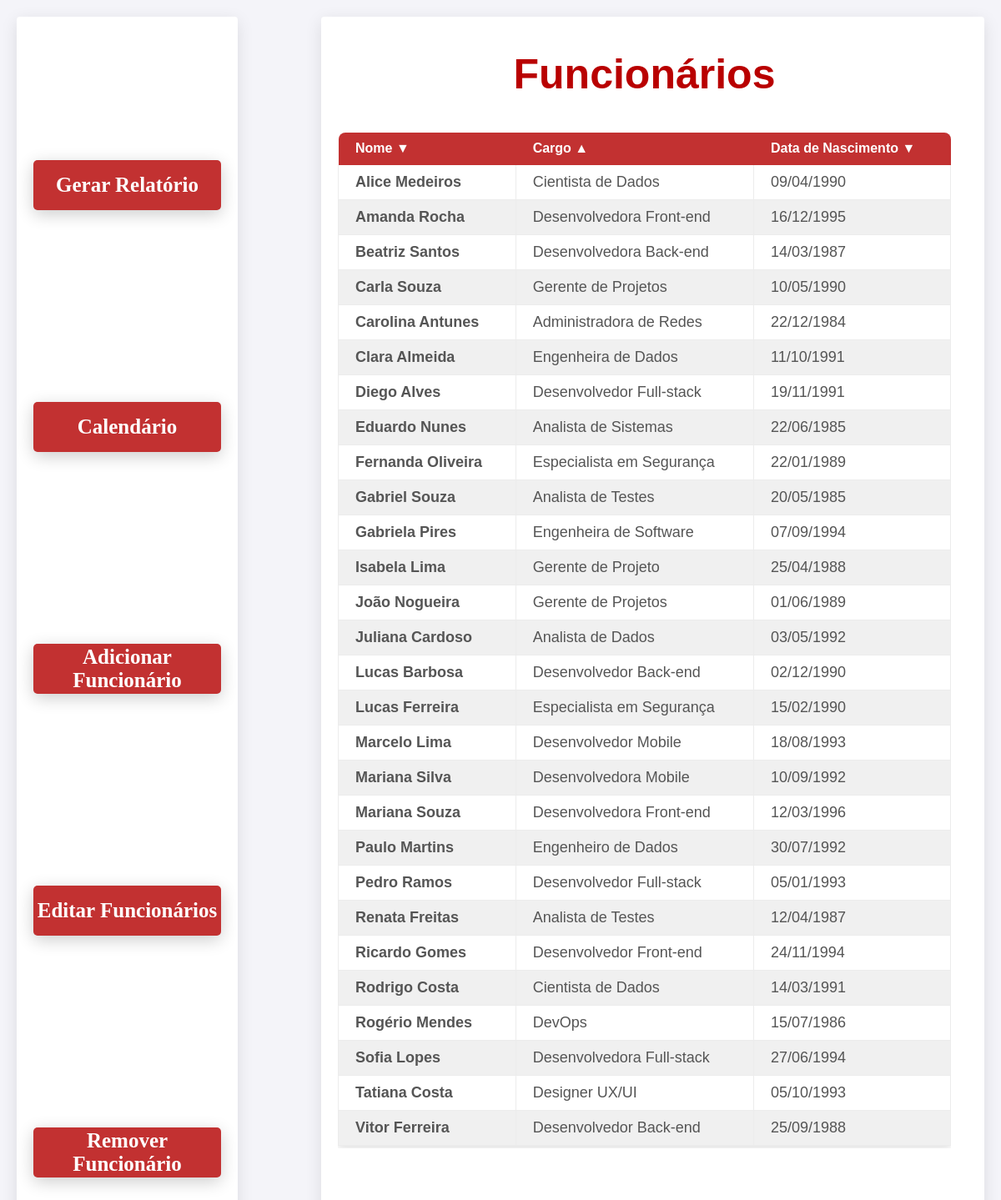
The page /main/ (signed in) on the database its author committed.
### app/models.py (models this page shows)
class Funcionario(models.Model):
    nome = models.CharField(max_length=100)
    cargo = models.CharField(max_length=50)
    data_nascimento = models.DateField()
    skills = models.ManyToManyField(Skill, blank=True)  # Relacionamento ManyToMany com Skill
    def __str__(self):
        return self.nome

### app/views.py (the view)
# urls.py: path('main/', views.lista_funcionarios, name='main'),  # Corrigido para lista_funcionarios
@login_required(login_url='login')
def lista_funcionarios(request):
    funcionarios = Funcionario.objects.all()
    print(funcionarios)
    return render(request, 'main.html', {'funcionarios': funcionarios})

### app/templates/main.html (shortened to what this page needs)
{% extends 'layout.html'%}
{% load static %}
{% block extrahead %}
    <link rel="stylesheet" href="{% static 'app/css/main.css' %}">
{% endblock %}
{% block content %}
    <div class="mainContainer">
        <div class="leftContainer">
            <div class="actions">
                <button class="reportBtn" onclick="location.href='{% url 'relatorio_dinamico' %}'">
                    Gerar Relatório
                </button>
                <button class="calendarBtn" onclick="location.href='{% url 'calendario' %}'">
                    Calendário
                </button>
                <button class="addBtn">
                    Adicionar Funcionário
                </button>
                <button class="editBtn">
                    Editar Funcionários
                </button>
                <button class="deleteBtn">
                    Remover Funcionário
                </button>
            </div>
        </div>
        <div class="rightContainer">
            <h1>Funcionários</h1>
            <div class="divTabela">
                <table id="funcionariosTabela" class="funcionariosNomes">
                    <thead>
                        <tr>
                            <th id="th1" onclick="sortTable(0, 'th1')">Nome &#9660;</th>
                            <th id="th2" onclick="sortTable(1, 'th2')">Cargo &#9650;</th>
                            <th id="th3" onclick="sortTable(2, 'th3')">Data de Nascimento &#9660;</th>
                        </tr>
                    </thead>
                    <tbody>
                        {% for funcionario in funcionarios %}
                        <tr class="funcionarioOuterDiv" onclick="window.location='{% url 'funcionario_detail' funcionario.id %}'">
                            <td class="infoUser">{{ funcionario.nome }}</td>
                            <td class="infoUser">{{ funcionario.cargo }}</td>
                            <td class="infoUser">{{ funcionario.data_nascimento|date:"d/m/Y" }}</td>
                        </tr>
                        {% endfor %}
                    </tbody>
                </table>
            </div>
        </div>
    </div>
{% endblock %}

### app/static/app/css/main.css (style rules this page uses)
* { margin: 0; padding: 0; box-sizing: border-box; }
body { font-family: 'Arial', sans-serif; background-color: #f4f4f9; color: #333; display: flex; justify-content: center; margin: 0; }
.mainContainer { display: grid; grid-template-columns: 1fr 3fr; column-gap: 100px; width: 100%; height: 100vh; padding: 20px; }
.leftContainer { display: flex; flex-direction: column; align-items: center; justify-content: center; width: 100%; border-radius: 4px; padding: 20px; background-color: white; box-shadow: 0 5px 20px rgba(0, 0, 0, 0.1); }
.actions { display: flex; flex-direction: column; justify-content: space-between; height: 80%; width: 100%; }
button { background-color: #c23131; font-weight: bold; font-size: 25px; width: 100%; height: 60px; font-family: Calibri; color: white; border: none; border-radius: 5px; cursor: pointer; box-shadow: 0 5px 20px rgba(0, 0, 0, 0.2); transition: 0.3s; }
.rightContainer { width: 100%; min-height: 70vh; border-radius: 4px; max-width: 1200px; background-color: white; box-shadow: 0 5px 20px rgba(0, 0, 0, 0.1); padding: 20px 40px 20px 20px; text-align: center; }
.divTabela { height: 80%; overflow-y: scroll; }
.rightContainer h1 { margin: 20px 0 40px 0; font-weight: bold; font-size: 50px; color: #b90000; }
.funcionariosNomes { width: 100%; border-collapse: collapse; margin-bottom: 30px; box-shadow: 0 0 10px rgba(0, 0, 0, 0.2); }
.funcionariosNomes thead th { background-color: #c23131; color: #ffffff; border-color: transparent; transition: .2s; }
.funcionariosNomes thead th:first-child { border-radius: 8px 0 0 0; }
.funcionariosNomes thead th:last-child { border-radius: 0 8px 0 0; }
.funcionariosNomes th, .funcionariosNomes td { padding: 10px 20px; text-align: left; border: 1px solid #ececec; }
.funcionariosNomes th { background-color: #f0f0f0; font-weight: bold; }
.funcionariosNomes tr:nth-child(even) { background-color: #f0f0f0; }
.funcionariosNomes tr:nth-child(odd) { background-color: #ffffff; }
.funcionarioOuterDiv { text-decoration: none; color: inherit; }
.infoUser { font-size: 18px; color: #555; }
.infoUser:first-child { font-weight: bold; }

### rows shown on the page
Funcionario: nome "Mariana Souza", cargo "Desenvolvedora Front-end", data_nascimento "12/03/1996"
Funcionario: nome "Diego Alves", cargo "Desenvolvedor Full-stack", data_nascimento "19/11/1991"
Funcionario: nome "Isabela Lima", cargo "Gerente de Projeto", data_nascimento "25/04/1988"
Funcionario: nome "Lucas Barbosa", cargo "Desenvolvedor Back-end", data_nascimento "02/12/1990"
Funcionario: nome "Tatiana Costa", cargo "Designer UX/UI", data_nascimento "05/10/1993"
Funcionario: nome "Rogério Mendes", cargo "DevOps", data_nascimento "15/07/1986"
Funcionario: nome "Juliana Cardoso", cargo "Analista de Dados", data_nascimento "03/05/1992"
Funcionario: nome "Eduardo Nunes", cargo "Analista de Sistemas", data_nascimento "22/06/1985"
Funcionario: nome "Gabriela Pires", cargo "Engenheira de Software", data_nascimento "07/09/1994"
Funcionario: nome "Fernanda Oliveira", cargo "Especialista em Segurança", data_nascimento "22/01/1989"
Funcionario: nome "Marcelo Lima", cargo "Desenvolvedor Mobile", data_nascimento "18/08/1993"
Funcionario: nome "Renata Freitas", cargo "Analista de Testes", data_nascimento "12/04/1987"
Funcionario: nome "Paulo Martins", cargo "Engenheiro de Dados", data_nascimento "30/07/1992"
Funcionario: nome "Amanda Rocha", cargo "Desenvolvedora Front-end", data_nascimento "16/12/1995"
Funcionario: nome "Vitor Ferreira", cargo "Desenvolvedor Back-end", data_nascimento "25/09/1988"
Funcionario: nome "Carla Souza", cargo "Gerente de Projetos", data_nascimento "10/05/1990"
Funcionario: nome "Sofia Lopes", cargo "Desenvolvedora Full-stack", data_nascimento "27/06/1994"
Funcionario: nome "Rodrigo Costa", cargo "Cientista de Dados", data_nascimento "14/03/1991"
Funcionario: nome "Lucas Ferreira", cargo "Especialista em Segurança", data_nascimento "15/02/1990"
Funcionario: nome "Mariana Silva", cargo "Desenvolvedora Mobile", data_nascimento "10/09/1992"
Funcionario: nome "Gabriel Souza", cargo "Analista de Testes", data_nascimento "20/05/1985"
Funcionario: nome "Clara Almeida", cargo "Engenheira de Dados", data_nascimento "11/10/1991"
Funcionario: nome "Ricardo Gomes", cargo "Desenvolvedor Front-end", data_nascimento "24/11/1994"
Funcionario: nome "Beatriz Santos", cargo "Desenvolvedora Back-end", data_nascimento "14/03/1987"
Funcionario: nome "João Nogueira", cargo "Gerente de Projetos", data_nascimento "01/06/1989"
Funcionario: nome "Carolina Antunes", cargo "Administradora de Redes", data_nascimento "22/12/1984"
Funcionario: nome "Pedro Ramos", cargo "Desenvolvedor Full-stack", data_nascimento "05/01/1993"
Funcionario: nome "Alice Medeiros", cargo "Cientista de Dados", data_nascimento "09/04/1990"
